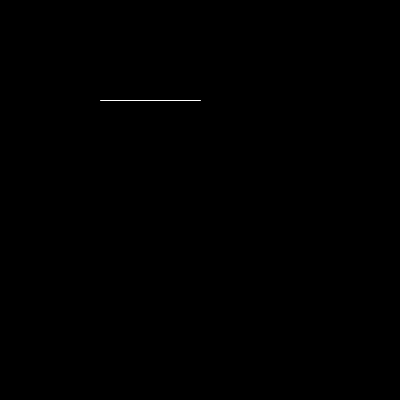
Frame 1 (no input)
Frame 60 (the mouse pressed at the canvas centre just before this capture): identical to frame 1, image omitted
Frame 120 (the mouse held since frame 60 and released just before this capture): identical to frame 1, image omitted

The Processing sketch that drew this single still picture (run headless with seeded random() and noise(); from frame 60 on, the mouse is pressed at the canvas centre):

// Processing sketch: sketch02_drawing_a_line
// ── sketch02_drawing_a_line.pde
void setup(){
   size(400, 400);
   stroke(255);
}

void draw(){
  background(0);
  line( 100, 100, 200, 100);
  
}
